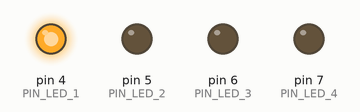
Simulated run of this sketch. Board: Arduino Uno, built with avr-gcc and run on an emulated ATmega328P. Parts: output pins drawn as LEDs (lit = HIGH). What the sketch prints to the serial monitor is not drawn.

Above: at 0.3 s.
At 1.5 s:
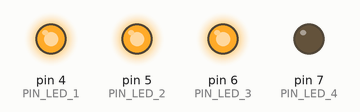
At 3.9 s:
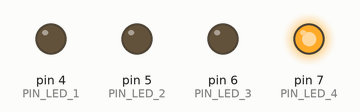
At 7.4 s:
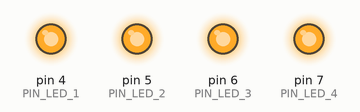
At 10.3 s:
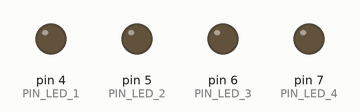
At 13.3 s:
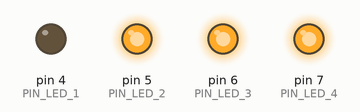
Timing chart, 0 to 13.8 s (numbered marks = the images above):
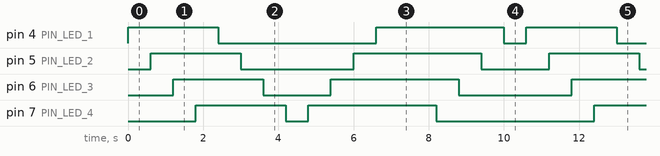

Measured:
- by itself, pin 4 (PIN_LED_1): repeats every 10.6 s: LOW 4.2 s, HIGH 3.4 s, LOW 0.60 s, HIGH 2.4 s
- by itself, pin 5 (PIN_LED_2): repeats every 10.6 s: LOW 3.0 s, HIGH 3.4 s, LOW 1.8 s, HIGH 2.4 s
- by itself, pin 6 (PIN_LED_3): repeats every 10.6 s: LOW 1.8 s, HIGH 3.4 s, LOW 3.0 s, HIGH 2.4 s
- by itself, pin 7 (PIN_LED_4): repeats every 10.6 s: LOW 0.60 s, HIGH 3.4 s, LOW 4.2 s, HIGH 2.4 s

The sketch:

Ejercicio07-David.ino
```cpp
#define PIN_LED_1 4
#define PIN_LED_2 5 //PWM
#define PIN_LED_3 6 //PWM
#define PIN_LED_4 7

void setup() {
  pinMode(PIN_LED_1, OUTPUT);
  pinMode(PIN_LED_2, OUTPUT);
  pinMode(PIN_LED_3, OUTPUT);
  pinMode(PIN_LED_4, OUTPUT);

  Serial.begin(9600);

  Serial.println("Inicio parpadeo");
}

void loop() {
  for (int i = PIN_LED_1; i <= PIN_LED_4; i++) {
    digitalWrite(i, HIGH);
    delay(600);
  }

  for (int i = PIN_LED_1; i <= PIN_LED_4; i++) {
    digitalWrite(i, LOW);
    delay(600);
  }
  for (int i = PIN_LED_4; i >= PIN_LED_1; i--) {
    digitalWrite(i, HIGH);
    delay(600);
  }
  delay(1000);
  for (int i = PIN_LED_4; i >= PIN_LED_1; i--) {
    digitalWrite(i, LOW);
    delay(600);
  }

}
```
